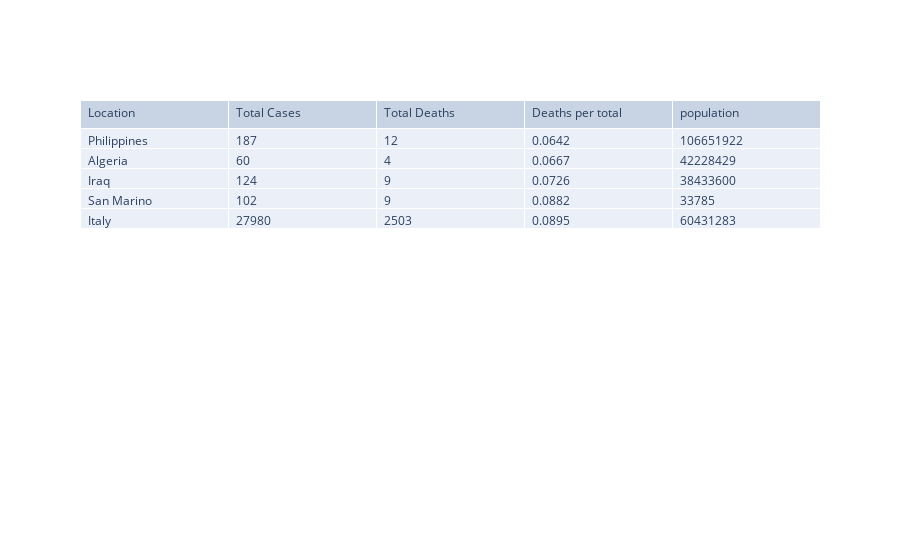

This figure's notebook cell:
### Code cell
fig = go.Figure(data=[go.Table(
    header=dict(values=['Location', 
                        'Total Cases', 
                        'Total Deaths',
                        'Deaths per total', 
                        'population'],
                align='left'),
    cells=dict(values=[filtered_for_table['location'], 
                       filtered_for_table['total_cases'], 
                       filtered_for_table['total_deaths'], 
                       filtered_for_table['deaths_per_total'],
                       filtered_for_table['population']
                      ],
               align='left'))
])

fig.show()

### Figure 1 — Plotly figure (JSON) as saved in the notebook; plotly's stock layout.template omitted (floating-point values rounded to 4 significant figures)
{"data": [{"cells": {"align": "left", "values": [["Philippines", "Algeria", "Iraq", "San Marino", "Italy"], [187, 60, 124, 102, 27980], [12, 4, 9, 9, 2503], [0.0642, 0.0667, 0.0726, 0.0882, 0.0895], [106651922, 42228429, 38433600, 33785, 60431283]]}, "header": {"align": "left", "values": ["Location", "Total Cases", "Total Deaths", "Deaths per total", "population"]}, "type": "table"}], "layout": {}}
